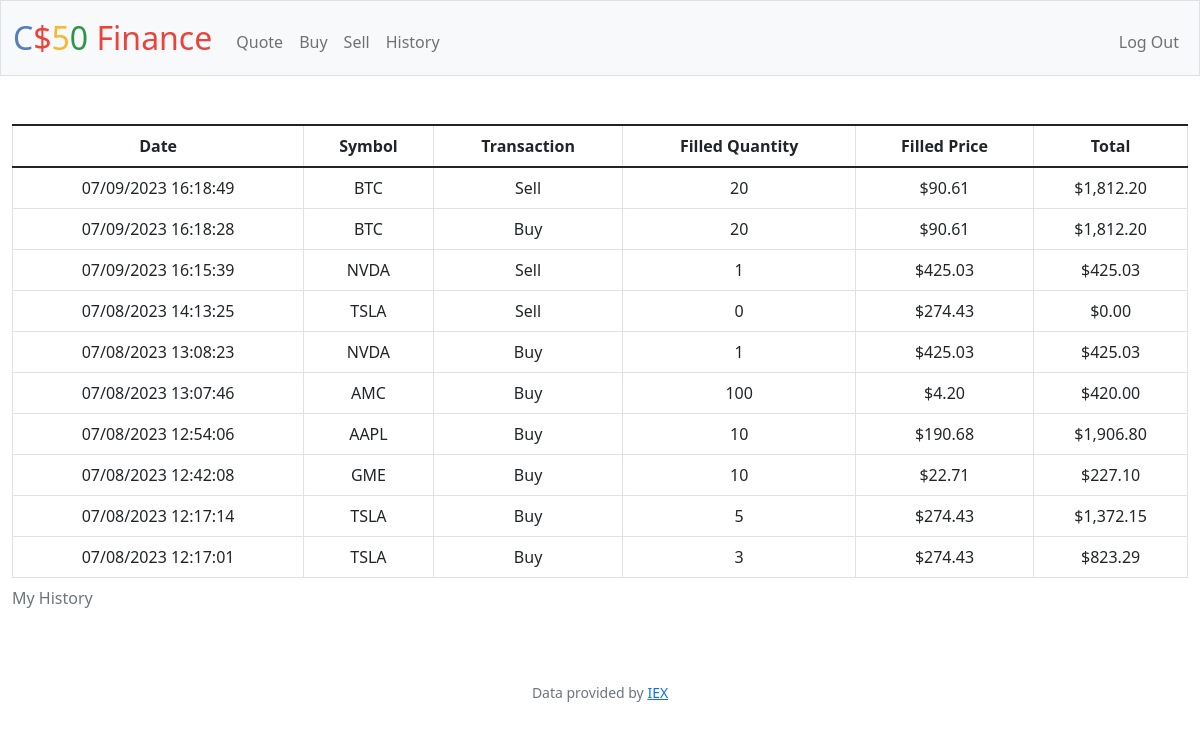
Page /history (signed in) on the earlier database version.
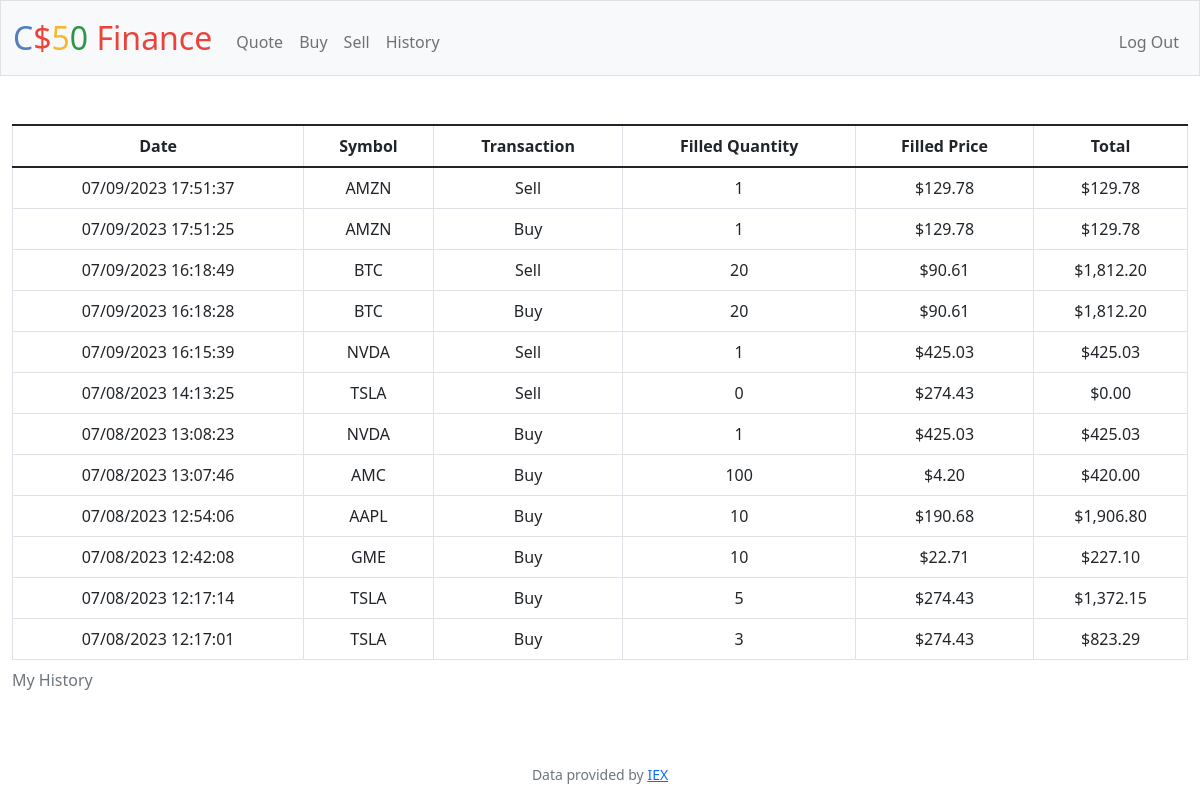
Same page on the later database version.
### tables this page shows
CREATE TABLE history (id INTEGER PRIMARY KEY AUTOINCREMENT NOT NULL, symbol TEXT NOT NULL, quantity INTEGER NOT NULL, price REAL NOT NULL, date TEXT NOT NULL, user_id INTEGER NOT NULL);

### app.py (the view)
@app.route("/history")
@login_required
def history():
    history = db.execute("SELECT * FROM history WHERE user_id = ?", session["user_id"])
    history.reverse()
    return render_template("history.html", history=history, abs=abs)

### app.py (called while the page is built)
@app.after_request
def after_request(response):
    response.headers["Cache-Control"] = "no-cache, no-store, must-revalidate"
    response.headers["Expires"] = 0
    response.headers["Pragma"] = "no-cache"
    return response

### helpers.py (called while the page is built)
def login_required(f):
    @wraps(f)
    def decorated_function(*args, **kwargs):
        if session.get("user_id") is None:
            return redirect("/login")
        return f(*args, **kwargs)
    return decorated_function

### templates/history.html (shortened to what this page needs)
{% extends "layout.html" %}
{% block main %}
<table class="table table-bordered">
  <caption>My History</caption>
  <thead>
    <tr>
      <th scope="col">Date</th>
      <th scope="col">Symbol</th>
      <th scope="col">Transaction</th>
      <th scope="col">Filled Quantity</th>
      <th scope="col">Filled Price</th>
      <th scope="col">Total</th>
    </tr>
  </thead>
  <tbody>
    {% for trx in history %}
    <tr>
      <td>{{ trx["date"] }}</td>
      <td>{{ trx["symbol"] }}</td>
      {% if trx["quantity"] > 0 %}
      <td>Buy</td>
      {% else %}
      <td>Sell</td>
      {% endif %}
      <td>{{ abs(trx["quantity"]) }}</td>
      <td>{{ "${:,.2f}".format(trx["price"]) }}</td>
      <td>{{ "${:,.2f}".format(abs(trx["quantity"]) * trx["price"]) }}</td>
    </tr>
    {% endfor %}
  </tbody>
</table>
{% endblock %}

### templates/layout.html (shortened to what this page needs)
<!DOCTYPE html>
<html lang="en">
    <head>
        <link href="https://cdn.jsdelivr.net/npm/bootstrap@5.1.3/dist/css/bootstrap.min.css" rel="stylesheet">
        <link href="/static/styles.css" rel="stylesheet">
    </head>
    <body>
        <nav class="bg-light border navbar navbar-expand-md navbar-light">
            <div class="container-fluid">
                <a class="navbar-brand" href="/"><span class="blue">C</span><span class="red">$</span><span class="yellow">5</span><span class="green">0</span> <span class="red">Finance</span></a>
                <div class="collapse navbar-collapse" id="navbar">
                    {% if session["user_id"] %}
                        <ul class="navbar-nav me-auto mt-2">
                            <li class="nav-item"><a class="nav-link" href="/quote">Quote</a></li>
                            <li class="nav-item"><a class="nav-link" href="/buy">Buy</a></li>
                            <li class="nav-item"><a class="nav-link" href="/sell">Sell</a></li>
                            <li class="nav-item"><a class="nav-link" href="/history">History</a></li>
                        </ul>
                        <ul class="navbar-nav ms-auto mt-2">
                            <li class="nav-item"><a class="nav-link" href="/logout">Log Out</a></li>
                        </ul>
                    {% else %}
                        <ul class="navbar-nav ms-auto mt-2">
                            <li class="nav-item"><a class="nav-link" href="/register">Register</a></li>
                            <li class="nav-item"><a class="nav-link" href="/login">Log In</a></li>
                        </ul>
                    {% endif %}
                </div>
            </div>
        </nav>
        <main class="container-fluid py-5 text-center">
            {% block main %}{% endblock %}
        </main>
        <footer class="mb-5 small text-center text-muted">
            Data provided by <a href="https://iexcloud.io/">IEX</a>
        </footer>
    </body>
</html>

### static/styles.css (style rules this page uses)
nav .navbar-brand { font-size: xx-large; }
nav .navbar-brand .blue { color: #537fbe; }
nav .navbar-brand .red { color: #ea433b; }
nav .navbar-brand .yellow { color: #f5b82e; }
nav .navbar-brand .green { color: #2e944b; }

Differences in the rows shown:
added history: date "07/09/2023 17:51:37", symbol "AMZN", shows "Sell", quantity "1", price "$129.78", abs(trx['quantity'])*trx['price'] "$129.78"
added history: date "07/09/2023 17:51:25", symbol "AMZN", shows "Buy", quantity "1", price "$129.78", abs(trx['quantity'])*trx['price'] "$129.78"
